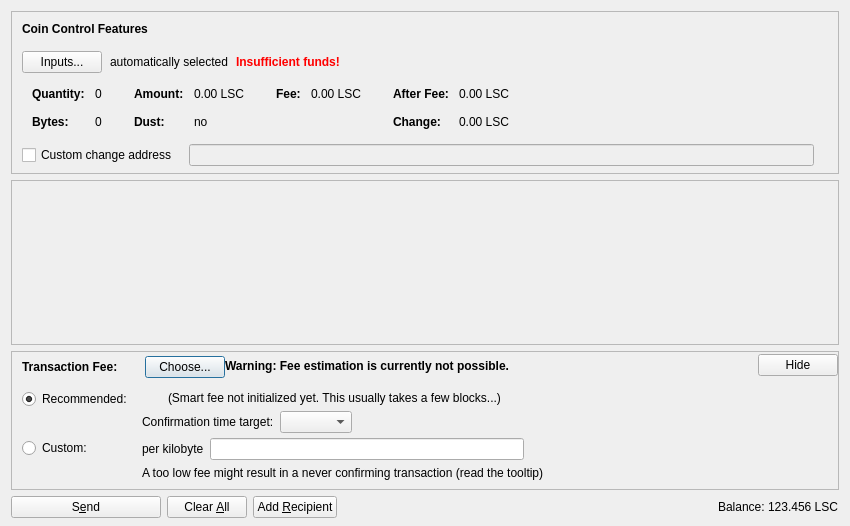
<?xml version="1.0" encoding="UTF-8"?>
<ui version="4.0">
 <class>SendCoinsDialog</class>
 <widget class="QDialog" name="SendCoinsDialog">
  <property name="geometry">
   <rect>
    <x>0</x>
    <y>0</y>
    <width>850</width>
    <height>526</height>
   </rect>
  </property>
  <property name="windowTitle">
   <string>Send Coins</string>
  </property>
  <layout class="QVBoxLayout" name="verticalLayout" stretch="0,1,0,0">
   <property name="bottomMargin">
    <number>8</number>
   </property>
   <item>
    <widget class="QFrame" name="frameCoinControl">
     <property name="sizePolicy">
      <sizepolicy hsizetype="Expanding" vsizetype="Expanding">
       <horstretch>0</horstretch>
       <verstretch>0</verstretch>
      </sizepolicy>
     </property>
     <property name="maximumSize">
      <size>
       <width>16777215</width>
       <height>16777215</height>
      </size>
     </property>
     <property name="frameShape">
      <enum>QFrame::StyledPanel</enum>
     </property>
     <property name="frameShadow">
      <enum>QFrame::Sunken</enum>
     </property>
     <layout class="QVBoxLayout" name="verticalLayoutCoinControl2">
      <property name="spacing">
       <number>0</number>
      </property>
      <property name="leftMargin">
       <number>0</number>
      </property>
      <property name="topMargin">
       <number>0</number>
      </property>
      <property name="rightMargin">
       <number>0</number>
      </property>
      <property name="bottomMargin">
       <number>6</number>
      </property>
      <item>
       <layout class="QVBoxLayout" name="verticalLayoutCoinControl" stretch="0,0,0,0,1">
        <property name="spacing">
         <number>0</number>
        </property>
        <property name="leftMargin">
         <number>10</number>
        </property>
        <property name="topMargin">
         <number>10</number>
        </property>
        <item>
         <layout class="QHBoxLayout" name="horizontalLayoutCoinControl1">
          <property name="bottomMargin">
           <number>15</number>
          </property>
          <item>
           <widget class="QLabel" name="labelCoinControlFeatures">
            <property name="sizePolicy">
             <sizepolicy hsizetype="Preferred" vsizetype="Maximum">
              <horstretch>0</horstretch>
              <verstretch>0</verstretch>
             </sizepolicy>
            </property>
            <property name="font">
             <font>
              <weight>75</weight>
              <bold>true</bold>
             </font>
            </property>
            <property name="styleSheet">
             <string notr="true">font-weight:bold;</string>
            </property>
            <property name="text">
             <string>Coin Control Features</string>
            </property>
           </widget>
          </item>
         </layout>
        </item>
        <item>
         <layout class="QHBoxLayout" name="horizontalLayoutCoinControl2" stretch="0,0,0,0">
          <property name="spacing">
           <number>8</number>
          </property>
          <property name="bottomMargin">
           <number>10</number>
          </property>
          <item>
           <widget class="QPushButton" name="pushButtonCoinControl">
            <property name="styleSheet">
             <string notr="true"/>
            </property>
            <property name="text">
             <string>Inputs...</string>
            </property>
            <property name="autoDefault">
             <bool>false</bool>
            </property>
           </widget>
          </item>
          <item>
           <widget class="QLabel" name="labelCoinControlAutomaticallySelected">
            <property name="text">
             <string>automatically selected</string>
            </property>
            <property name="margin">
             <number>5</number>
            </property>
           </widget>
          </item>
          <item>
           <widget class="QLabel" name="labelCoinControlInsuffFunds">
            <property name="font">
             <font>
              <weight>75</weight>
              <bold>true</bold>
             </font>
            </property>
            <property name="styleSheet">
             <string notr="true">color:red;font-weight:bold;</string>
            </property>
            <property name="text">
             <string>Insufficient funds!</string>
            </property>
            <property name="margin">
             <number>5</number>
            </property>
           </widget>
          </item>
          <item>
           <spacer name="horizontalSpacerCoinControl">
            <property name="orientation">
             <enum>Qt::Horizontal</enum>
            </property>
            <property name="sizeHint" stdset="0">
             <size>
              <width>40</width>
              <height>1</height>
             </size>
            </property>
           </spacer>
          </item>
         </layout>
        </item>
        <item>
         <widget class="QWidget" name="widgetCoinControl" native="true">
          <property name="sizePolicy">
           <sizepolicy hsizetype="Preferred" vsizetype="Preferred">
            <horstretch>0</horstretch>
            <verstretch>0</verstretch>
           </sizepolicy>
          </property>
          <property name="minimumSize">
           <size>
            <width>0</width>
            <height>0</height>
           </size>
          </property>
          <property name="styleSheet">
           <string notr="true"/>
          </property>
          <layout class="QHBoxLayout" name="horizontalLayoutCoinControl5">
           <property name="leftMargin">
            <number>0</number>
           </property>
           <property name="topMargin">
            <number>0</number>
           </property>
           <property name="rightMargin">
            <number>0</number>
           </property>
           <property name="bottomMargin">
            <number>0</number>
           </property>
           <item>
            <layout class="QHBoxLayout" name="horizontalLayoutCoinControl3" stretch="0,0,0,1">
             <property name="spacing">
              <number>20</number>
             </property>
             <property name="topMargin">
              <number>0</number>
             </property>
             <property name="bottomMargin">
              <number>10</number>
             </property>
             <item>
              <layout class="QFormLayout" name="formLayoutCoinControl1">
               <property name="horizontalSpacing">
                <number>10</number>
               </property>
               <property name="verticalSpacing">
                <number>14</number>
               </property>
               <property name="leftMargin">
                <number>10</number>
               </property>
               <property name="topMargin">
                <number>4</number>
               </property>
               <property name="rightMargin">
                <number>6</number>
               </property>
               <item row="0" column="0">
                <widget class="QLabel" name="labelCoinControlQuantityText">
                 <property name="font">
                  <font>
                   <weight>75</weight>
                   <bold>true</bold>
                  </font>
                 </property>
                 <property name="text">
                  <string>Quantity:</string>
                 </property>
                 <property name="margin">
                  <number>0</number>
                 </property>
                </widget>
               </item>
               <item row="0" column="1">
                <widget class="QLabel" name="labelCoinControlQuantity">
                 <property name="cursor">
                  <cursorShape>IBeamCursor</cursorShape>
                 </property>
                 <property name="contextMenuPolicy">
                  <enum>Qt::ActionsContextMenu</enum>
                 </property>
                 <property name="text">
                  <string notr="true">0</string>
                 </property>
                 <property name="margin">
                  <number>0</number>
                 </property>
                 <property name="textInteractionFlags">
                  <set>Qt::LinksAccessibleByMouse|Qt::TextSelectableByKeyboard|Qt::TextSelectableByMouse</set>
                 </property>
                </widget>
               </item>
               <item row="1" column="0">
                <widget class="QLabel" name="labelCoinControlBytesText">
                 <property name="font">
                  <font>
                   <weight>75</weight>
                   <bold>true</bold>
                  </font>
                 </property>
                 <property name="text">
                  <string>Bytes:</string>
                 </property>
                </widget>
               </item>
               <item row="1" column="1">
                <widget class="QLabel" name="labelCoinControlBytes">
                 <property name="cursor">
                  <cursorShape>IBeamCursor</cursorShape>
                 </property>
                 <property name="contextMenuPolicy">
                  <enum>Qt::ActionsContextMenu</enum>
                 </property>
                 <property name="text">
                  <string notr="true">0</string>
                 </property>
                 <property name="textInteractionFlags">
                  <set>Qt::LinksAccessibleByMouse|Qt::TextSelectableByKeyboard|Qt::TextSelectableByMouse</set>
                 </property>
                </widget>
               </item>
              </layout>
             </item>
             <item>
              <layout class="QFormLayout" name="formLayoutCoinControl2">
               <property name="horizontalSpacing">
                <number>10</number>
               </property>
               <property name="verticalSpacing">
                <number>14</number>
               </property>
               <property name="leftMargin">
                <number>6</number>
               </property>
               <property name="topMargin">
                <number>4</number>
               </property>
               <property name="rightMargin">
                <number>6</number>
               </property>
               <item row="0" column="0">
                <widget class="QLabel" name="labelCoinControlAmountText">
                 <property name="font">
                  <font>
                   <weight>75</weight>
                   <bold>true</bold>
                  </font>
                 </property>
                 <property name="text">
                  <string>Amount:</string>
                 </property>
                 <property name="margin">
                  <number>0</number>
                 </property>
                </widget>
               </item>
               <item row="0" column="1">
                <widget class="QLabel" name="labelCoinControlAmount">
                 <property name="cursor">
                  <cursorShape>IBeamCursor</cursorShape>
                 </property>
                 <property name="contextMenuPolicy">
                  <enum>Qt::ActionsContextMenu</enum>
                 </property>
                 <property name="text">
                  <string notr="true">0.00 LSC</string>
                 </property>
                 <property name="textInteractionFlags">
                  <set>Qt::LinksAccessibleByMouse|Qt::TextSelectableByKeyboard|Qt::TextSelectableByMouse</set>
                 </property>
                </widget>
               </item>
               <item row="1" column="0">
                <widget class="QLabel" name="labelCoinControlLowOutputText">
                 <property name="font">
                  <font>
                   <weight>75</weight>
                   <bold>true</bold>
                  </font>
                 </property>
                 <property name="text">
                  <string>Dust:</string>
                 </property>
                </widget>
               </item>
               <item row="1" column="1">
                <widget class="QLabel" name="labelCoinControlLowOutput">
                 <property name="cursor">
                  <cursorShape>IBeamCursor</cursorShape>
                 </property>
                 <property name="contextMenuPolicy">
                  <enum>Qt::ActionsContextMenu</enum>
                 </property>
                 <property name="text">
                  <string notr="true">no</string>
                 </property>
                 <property name="textInteractionFlags">
                  <set>Qt::LinksAccessibleByMouse|Qt::TextSelectableByKeyboard|Qt::TextSelectableByMouse</set>
                 </property>
                </widget>
               </item>
              </layout>
             </item>
             <item>
              <layout class="QFormLayout" name="formLayoutCoinControl3">
               <property name="horizontalSpacing">
                <number>10</number>
               </property>
               <property name="verticalSpacing">
                <number>14</number>
               </property>
               <property name="leftMargin">
                <number>6</number>
               </property>
               <property name="topMargin">
                <number>4</number>
               </property>
               <property name="rightMargin">
                <number>6</number>
               </property>
               <item row="0" column="0">
                <widget class="QLabel" name="labelCoinControlFeeText">
                 <property name="font">
                  <font>
                   <weight>75</weight>
                   <bold>true</bold>
                  </font>
                 </property>
                 <property name="text">
                  <string>Fee:</string>
                 </property>
                 <property name="margin">
                  <number>0</number>
                 </property>
                </widget>
               </item>
               <item row="0" column="1">
                <widget class="QLabel" name="labelCoinControlFee">
                 <property name="cursor">
                  <cursorShape>IBeamCursor</cursorShape>
                 </property>
                 <property name="contextMenuPolicy">
                  <enum>Qt::ActionsContextMenu</enum>
                 </property>
                 <property name="text">
                  <string notr="true">0.00 LSC</string>
                 </property>
                 <property name="textInteractionFlags">
                  <set>Qt::LinksAccessibleByMouse|Qt::TextSelectableByKeyboard|Qt::TextSelectableByMouse</set>
                 </property>
                </widget>
               </item>
              </layout>
             </item>
             <item>
              <layout class="QFormLayout" name="formLayoutCoinControl4">
               <property name="horizontalSpacing">
                <number>10</number>
               </property>
               <property name="verticalSpacing">
                <number>14</number>
               </property>
               <property name="leftMargin">
                <number>6</number>
               </property>
               <property name="topMargin">
                <number>4</number>
               </property>
               <property name="rightMargin">
                <number>6</number>
               </property>
               <item row="0" column="0">
                <widget class="QLabel" name="labelCoinControlAfterFeeText">
                 <property name="font">
                  <font>
                   <weight>75</weight>
                   <bold>true</bold>
                  </font>
                 </property>
                 <property name="text">
                  <string>After Fee:</string>
                 </property>
                 <property name="margin">
                  <number>0</number>
                 </property>
                </widget>
               </item>
               <item row="0" column="1">
                <widget class="QLabel" name="labelCoinControlAfterFee">
                 <property name="cursor">
                  <cursorShape>IBeamCursor</cursorShape>
                 </property>
                 <property name="contextMenuPolicy">
                  <enum>Qt::ActionsContextMenu</enum>
                 </property>
                 <property name="text">
                  <string notr="true">0.00 LSC</string>
                 </property>
                 <property name="textInteractionFlags">
                  <set>Qt::LinksAccessibleByMouse|Qt::TextSelectableByKeyboard|Qt::TextSelectableByMouse</set>
                 </property>
                </widget>
               </item>
               <item row="1" column="0">
                <widget class="QLabel" name="labelCoinControlChangeText">
                 <property name="font">
                  <font>
                   <weight>75</weight>
                   <bold>true</bold>
                  </font>
                 </property>
                 <property name="text">
                  <string>Change:</string>
                 </property>
                </widget>
               </item>
               <item row="1" column="1">
                <widget class="QLabel" name="labelCoinControlChange">
                 <property name="cursor">
                  <cursorShape>IBeamCursor</cursorShape>
                 </property>
                 <property name="contextMenuPolicy">
                  <enum>Qt::ActionsContextMenu</enum>
                 </property>
                 <property name="text">
                  <string notr="true">0.00 LSC</string>
                 </property>
                 <property name="textInteractionFlags">
                  <set>Qt::LinksAccessibleByMouse|Qt::TextSelectableByKeyboard|Qt::TextSelectableByMouse</set>
                 </property>
                </widget>
               </item>
              </layout>
             </item>
            </layout>
           </item>
          </layout>
         </widget>
        </item>
        <item>
         <layout class="QHBoxLayout" name="horizontalLayoutCoinControl4" stretch="0,0,0">
          <property name="spacing">
           <number>12</number>
          </property>
          <property name="sizeConstraint">
           <enum>QLayout::SetDefaultConstraint</enum>
          </property>
          <property name="topMargin">
           <number>5</number>
          </property>
          <property name="rightMargin">
           <number>5</number>
          </property>
          <item>
           <widget class="QCheckBox" name="checkBoxCoinControlChange">
            <property name="toolTip">
             <string>If this is activated, but the change address is empty or invalid, change will be sent to a newly generated address.</string>
            </property>
            <property name="text">
             <string>Custom change address</string>
            </property>
           </widget>
          </item>
          <item>
           <widget class="QValidatedLineEdit" name="lineEditCoinControlChange">
            <property name="enabled">
             <bool>false</bool>
            </property>
            <property name="sizePolicy">
             <sizepolicy hsizetype="Expanding" vsizetype="Fixed">
              <horstretch>0</horstretch>
              <verstretch>0</verstretch>
             </sizepolicy>
            </property>
           </widget>
          </item>
          <item>
           <widget class="QLabel" name="labelCoinControlChangeLabel">
            <property name="sizePolicy">
             <sizepolicy hsizetype="Preferred" vsizetype="Expanding">
              <horstretch>0</horstretch>
              <verstretch>0</verstretch>
             </sizepolicy>
            </property>
            <property name="minimumSize">
             <size>
              <width>0</width>
              <height>0</height>
             </size>
            </property>
            <property name="text">
             <string/>
            </property>
            <property name="margin">
             <number>3</number>
            </property>
           </widget>
          </item>
         </layout>
        </item>
        <item>
         <spacer name="verticalSpacerCoinControl">
          <property name="orientation">
           <enum>Qt::Vertical</enum>
          </property>
          <property name="sizeHint" stdset="0">
           <size>
            <width>800</width>
            <height>1</height>
           </size>
          </property>
         </spacer>
        </item>
       </layout>
      </item>
     </layout>
    </widget>
   </item>
   <item>
    <widget class="QScrollArea" name="scrollArea">
     <property name="widgetResizable">
      <bool>true</bool>
     </property>
     <widget class="QWidget" name="scrollAreaWidgetContents">
      <property name="geometry">
       <rect>
        <x>0</x>
        <y>0</y>
        <width>830</width>
        <height>104</height>
       </rect>
      </property>
      <layout class="QVBoxLayout" name="verticalLayout_2" stretch="0,1">
       <property name="leftMargin">
        <number>0</number>
       </property>
       <property name="topMargin">
        <number>0</number>
       </property>
       <property name="rightMargin">
        <number>0</number>
       </property>
       <property name="bottomMargin">
        <number>0</number>
       </property>
       <item>
        <layout class="QVBoxLayout" name="entries">
         <property name="spacing">
          <number>6</number>
         </property>
        </layout>
       </item>
       <item>
        <spacer name="verticalSpacer">
         <property name="orientation">
          <enum>Qt::Vertical</enum>
         </property>
         <property name="sizeHint" stdset="0">
          <size>
           <width>20</width>
           <height>40</height>
          </size>
         </property>
        </spacer>
       </item>
      </layout>
     </widget>
    </widget>
   </item>
   <item>
    <widget class="QFrame" name="frameFee">
     <property name="sizePolicy">
      <sizepolicy hsizetype="Expanding" vsizetype="Expanding">
       <horstretch>0</horstretch>
       <verstretch>0</verstretch>
      </sizepolicy>
     </property>
     <property name="maximumSize">
      <size>
       <width>16777215</width>
       <height>16777215</height>
      </size>
     </property>
     <property name="frameShape">
      <enum>QFrame::StyledPanel</enum>
     </property>
     <property name="frameShadow">
      <enum>QFrame::Sunken</enum>
     </property>
     <layout class="QVBoxLayout" name="verticalLayoutFee1">
      <property name="spacing">
       <number>0</number>
      </property>
      <property name="leftMargin">
       <number>0</number>
      </property>
      <property name="topMargin">
       <number>0</number>
      </property>
      <property name="rightMargin">
       <number>0</number>
      </property>
      <property name="bottomMargin">
       <number>0</number>
      </property>
      <item>
       <layout class="QVBoxLayout" name="verticalLayoutFee2" stretch="0,0,0">
        <property name="spacing">
         <number>0</number>
        </property>
        <property name="leftMargin">
         <number>10</number>
        </property>
        <property name="topMargin">
         <number>0</number>
        </property>
        <item>
         <layout class="QHBoxLayout" name="horizontalLayoutFee1">
          <property name="bottomMargin">
           <number>0</number>
          </property>
          <item>
           <layout class="QVBoxLayout" name="verticalLayoutFee7">
            <property name="spacing">
             <number>0</number>
            </property>
            <item>
             <spacer name="verticalSpacerSmartFee">
              <property name="orientation">
               <enum>Qt::Vertical</enum>
              </property>
              <property name="sizeType">
               <enum>QSizePolicy::Fixed</enum>
              </property>
              <property name="sizeHint" stdset="0">
               <size>
                <width>1</width>
                <height>4</height>
               </size>
              </property>
             </spacer>
            </item>
            <item>
             <layout class="QHBoxLayout" name="horizontalLayoutSmartFee">
              <property name="spacing">
               <number>10</number>
              </property>
              <item>
               <widget class="QLabel" name="labelFeeHeadline">
                <property name="sizePolicy">
                 <sizepolicy hsizetype="Preferred" vsizetype="Maximum">
                  <horstretch>0</horstretch>
                  <verstretch>0</verstretch>
                 </sizepolicy>
                </property>
                <property name="font">
                 <font>
                  <weight>75</weight>
                  <bold>true</bold>
                 </font>
                </property>
                <property name="styleSheet">
                 <string notr="true">font-weight:bold;</string>
                </property>
                <property name="text">
                 <string>Transaction Fee:</string>
                </property>
               </widget>
              </item>
              <item>
               <widget class="QLabel" name="labelFeeMinimized">
                <property name="text">
                 <string/>
                </property>
               </widget>
              </item>
              <item>
               <widget class="QPushButton" name="buttonChooseFee">
                <property name="text">
                 <string>Choose...</string>
                </property>
               </widget>
              </item>
             </layout>
            </item>
            <item>
             <spacer name="verticalSpacer_5">
              <property name="orientation">
               <enum>Qt::Vertical</enum>
              </property>
              <property name="sizeHint" stdset="0">
               <size>
                <width>1</width>
                <height>1</height>
               </size>
              </property>
             </spacer>
            </item>
           </layout>
          </item>
          <item>
           <widget class="QLabel" name="fallbackFeeWarningLabel">
            <property name="toolTip">
             <string>Using the fallbackfee can result in sending a transaction that will take several hours or days (or never) to confirm. Consider choosing your fee manually or wait until you have validated the complete chain.</string>
            </property>
            <property name="font">
            <font>
                <weight>75</weight>
                <bold>true</bold>
            </font>
            </property>
            <property name="text">
             <string>Warning: Fee estimation is currently not possible.</string>
            </property>
            <property name="wordWrap">
             <bool>false</bool>
            </property>
           </widget>
          </item>
          <item>
           <spacer name="horizontalSpacer_4">
            <property name="orientation">
             <enum>Qt::Horizontal</enum>
            </property>
            <property name="sizeType">
             <enum>QSizePolicy::MinimumExpanding</enum>
            </property>
            <property name="sizeHint" stdset="0">
             <size>
              <width>40</width>
              <height>20</height>
             </size>
            </property>
           </spacer>
          </item>
          <item>
           <widget class="QPushButton" name="buttonMinimizeFee">
            <property name="toolTip">
             <string>collapse fee-settings</string>
            </property>
            <property name="text">
             <string>Hide</string>
            </property>
           </widget>
          </item>
         </layout>
        </item>
        <item>
         <widget class="QFrame" name="frameFeeSelection">
          <layout class="QVBoxLayout" name="verticalLayoutFee12">
           <property name="spacing">
            <number>0</number>
           </property>
           <property name="leftMargin">
            <number>0</number>
           </property>
           <property name="topMargin">
            <number>0</number>
           </property>
           <property name="rightMargin">
            <number>0</number>
           </property>
           <property name="bottomMargin">
            <number>0</number>
           </property>
           <item>
            <layout class="QGridLayout" name="gridLayoutFee">
             <property name="topMargin">
              <number>10</number>
             </property>
             <property name="bottomMargin">
              <number>4</number>
             </property>
             <property name="horizontalSpacing">
              <number>10</number>
             </property>
             <property name="verticalSpacing">
              <number>4</number>
             </property>
             <item row="1" column="1">
              <layout class="QVBoxLayout" name="verticalLayoutFee8">
               <property name="spacing">
                <number>6</number>
               </property>
               <item>
                <layout class="QHBoxLayout" name="horizontalLayoutFee13">
                 <item>
                  <widget class="QLabel" name="labelCustomPerKilobyte">
                   <property name="toolTip">
                    <string>Specify a custom fee per kB (1,000 bytes) of the transaction's virtual size.

Note:  Since the fee is calculated on a per-byte basis, a fee of "100 satoshis per kB" for a transaction size of 500 bytes (half of 1 kB) would ultimately yield a fee of only 50 satoshis.</string>
                   </property>
                   <property name="text">
                    <string>per kilobyte</string>
                   </property>
                  </widget>
                 </item>
                 <item>
                  <widget class="BitcoinAmountField" name="customFee"/>
                 </item>
                 <item>
                  <spacer name="horizontalSpacer_6">
                   <property name="orientation">
                    <enum>Qt::Horizontal</enum>
                   </property>
                   <property name="sizeHint" stdset="0">
                    <size>
                     <width>1</width>
                     <height>1</height>
                    </size>
                   </property>
                  </spacer>
                 </item>
                </layout>
               </item>
               <item>
                <layout class="QHBoxLayout" name="horizontalLayoutFee8">
                 <item>
                  <widget class="QLabel" name="labelCustomFeeWarning">
                   <property name="enabled">
                    <bool>true</bool>
                   </property>
                   <property name="toolTip">
                    <string>When there is less transaction volume than space in the blocks, miners as well as relaying nodes may enforce a minimum fee. Paying only this minimum fee is just fine, but be aware that this can result in a never confirming transaction once there is more demand for lissomcoin transactions than the network can process.</string>
                   </property>
                   <property name="text">
                    <string>A too low fee might result in a never confirming transaction (read the tooltip)</string>
                   </property>
                  </widget>
                 </item>
                 <item>
                  <spacer name="horizontalSpacer_2">
                   <property name="orientation">
                    <enum>Qt::Horizontal</enum>
                   </property>
                   <property name="sizeHint" stdset="0">
                    <size>
                     <width>1</width>
                     <height>1</height>
                    </size>
                   </property>
                  </spacer>
                 </item>
                </layout>
               </item>
              </layout>
             </item>
             <item row="0" column="0">
              <layout class="QVBoxLayout" name="verticalLayoutFee4" stretch="0,1">
               <item>
                <widget class="QRadioButton" name="radioSmartFee">
                 <property name="text">
                  <string>Recommended:</string>
                 </property>
                 <property name="checked">
                  <bool>true</bool>
                 </property>
                 <attribute name="buttonGroup">
                  <string notr="true">groupFee</string>
                 </attribute>
                </widget>
               </item>
               <item>
                <spacer name="verticalSpacer_2">
                 <property name="orientation">
                  <enum>Qt::Vertical</enum>
                 </property>
                 <property name="sizeHint" stdset="0">
                  <size>
                   <width>1</width>
                   <height>1</height>
                  </size>
                 </property>
                </spacer>
               </item>
              </layout>
             </item>
             <item row="1" column="0">
              <layout class="QVBoxLayout" name="verticalLayoutFee9" stretch="0,1">
               <item>
                <widget class="QRadioButton" name="radioCustomFee">
                 <property name="text">
                  <string>Custom:</string>
                 </property>
                 <attribute name="buttonGroup">
                  <string notr="true">groupFee</string>
                 </attribute>
                </widget>
               </item>
               <item>
                <spacer name="verticalSpacer_6">
                 <property name="orientation">
                  <enum>Qt::Vertical</enum>
                 </property>
                 <property name="sizeHint" stdset="0">
                  <size>
                   <width>1</width>
                   <height>1</height>
                  </size>
                 </property>
                </spacer>
               </item>
              </layout>
             </item>
             <item row="0" column="1">
              <layout class="QVBoxLayout" name="verticalLayoutFee3" stretch="0,0,1">
               <property name="spacing">
                <number>6</number>
               </property>
               <property name="topMargin">
                <number>2</number>
               </property>
               <item>
                <layout class="QHBoxLayout" name="horizontalLayoutFee12">
                 <item>
                  <widget class="QLabel" name="labelSmartFee">
                   <property name="text">
                    <string/>
                   </property>
                  </widget>
                 </item>
                 <item>
                  <widget class="QLabel" name="labelFeeEstimation">
                   <property name="text">
                    <string/>
                   </property>
                  </widget>
                 </item>
                 <item>
                  <widget class="QLabel" name="labelSmartFee2">
                   <property name="text">
                    <string>(Smart fee not initialized yet. This usually takes a few blocks...)</string>
                   </property>
                  </widget>
                 </item>
                 <item>
                  <spacer name="horizontalSpacer_5">
                   <property name="orientation">
                    <enum>Qt::Horizontal</enum>
                   </property>
                   <property name="sizeHint" stdset="0">
                    <size>
                     <width>1</width>
                     <height>1</height>
                    </size>
                   </property>
                  </spacer>
                 </item>
                </layout>
               </item>
               <item>
                <layout class="QHBoxLayout" name="horizontalLayoutFee9">
                 <item>
                  <layout class="QVBoxLayout" name="verticalLayoutFee6">
                   <item>
                    <widget class="QLabel" name="labelSmartFee3">
                     <property name="text">
                      <string>Confirmation time target:</string>
                     </property>
                    </widget>
                   </item>
                  </layout>
                 </item>
                 <item>
                  <layout class="QVBoxLayout" name="verticalLayoutFee5">
                   <property name="rightMargin">
                    <number>30</number>
                   </property>
                   <item>
                    <layout class="QHBoxLayout" name="horizontalLayoutConfTarget">
                     <property name="bottomMargin">
                      <number>0</number>
                     </property>
                     <item>
                      <widget class="QComboBox" name="confTargetSelector"/>
                     </item>
                     <item>
                      <spacer name="horizontalSpacerConfTarget">
                       <property name="orientation">
                        <enum>Qt::Horizontal</enum>
                       </property>
                       <property name="sizeHint" stdset="0">
                        <size>
                         <width>40</width>
                         <height>20</height>
                        </size>
                       </property>
                      </spacer>
                     </item>
                    </layout>
                   </item>
                  </layout>
                 </item>
                </layout>
               </item>
               <item>
                <spacer name="verticalSpacer_4">
                 <property name="orientation">
                  <enum>Qt::Vertical</enum>
                 </property>
                 <property name="sizeHint" stdset="0">
                  <size>
                   <width>1</width>
                   <height>1</height>
                  </size>
                 </property>
                </spacer>
               </item>
              </layout>
             </item>
            </layout>
           </item>
          </layout>
         </widget>
        </item>
        <item>
         <spacer name="verticalSpacerFee">
          <property name="orientation">
           <enum>Qt::Vertical</enum>
          </property>
          <property name="sizeHint" stdset="0">
           <size>
            <width>40</width>
            <height>5</height>
           </size>
          </property>
         </spacer>
        </item>
       </layout>
      </item>
     </layout>
    </widget>
   </item>
   <item>
    <layout class="QHBoxLayout" name="horizontalLayout">
     <item>
      <widget class="QPushButton" name="sendButton">
       <property name="minimumSize">
        <size>
         <width>150</width>
         <height>0</height>
        </size>
       </property>
       <property name="toolTip">
        <string>Confirm the send action</string>
       </property>
       <property name="text">
        <string>S&amp;end</string>
       </property>
       <property name="icon">
        <iconset resource="../bitcoin.qrc">
         <normaloff>:/icons/send</normaloff>:/icons/send</iconset>
       </property>
       <property name="autoDefault">
        <bool>false</bool>
       </property>
       <property name="default">
        <bool>false</bool>
       </property>
      </widget>
     </item>
     <item>
      <widget class="QPushButton" name="clearButton">
       <property name="sizePolicy">
        <sizepolicy hsizetype="Minimum" vsizetype="Fixed">
         <horstretch>0</horstretch>
         <verstretch>0</verstretch>
        </sizepolicy>
       </property>
       <property name="toolTip">
        <string>Clear all fields of the form.</string>
       </property>
       <property name="text">
        <string>Clear &amp;All</string>
       </property>
       <property name="icon">
        <iconset resource="../bitcoin.qrc">
         <normaloff>:/icons/remove</normaloff>:/icons/remove</iconset>
       </property>
       <property name="autoDefault">
        <bool>false</bool>
       </property>
      </widget>
     </item>
     <item>
      <widget class="QPushButton" name="addButton">
       <property name="toolTip">
        <string>Send to multiple recipients at once</string>
       </property>
       <property name="text">
        <string>Add &amp;Recipient</string>
       </property>
       <property name="icon">
        <iconset resource="../bitcoin.qrc">
         <normaloff>:/icons/add</normaloff>:/icons/add</iconset>
       </property>
       <property name="autoDefault">
        <bool>false</bool>
       </property>
      </widget>
     </item>
     <item>
      <spacer name="horizontalSpacer">
       <property name="orientation">
        <enum>Qt::Horizontal</enum>
       </property>
       <property name="sizeHint" stdset="0">
        <size>
         <width>40</width>
         <height>20</height>
        </size>
       </property>
      </spacer>
     </item>
     <item>
      <layout class="QHBoxLayout" name="horizontalLayout_2">
       <property name="spacing">
        <number>3</number>
       </property>
       <item>
        <widget class="QLabel" name="label">
         <property name="sizePolicy">
          <sizepolicy hsizetype="Preferred" vsizetype="Fixed">
           <horstretch>0</horstretch>
           <verstretch>0</verstretch>
          </sizepolicy>
         </property>
         <property name="text">
          <string>Balance:</string>
         </property>
        </widget>
       </item>
       <item>
        <widget class="QLabel" name="labelBalance">
         <property name="sizePolicy">
          <sizepolicy hsizetype="Preferred" vsizetype="Fixed">
           <horstretch>0</horstretch>
           <verstretch>0</verstretch>
          </sizepolicy>
         </property>
         <property name="cursor">
          <cursorShape>IBeamCursor</cursorShape>
         </property>
         <property name="text">
          <string notr="true">123.456 LSC</string>
         </property>
         <property name="textInteractionFlags">
          <set>Qt::LinksAccessibleByMouse|Qt::TextSelectableByKeyboard|Qt::TextSelectableByMouse</set>
         </property>
        </widget>
       </item>
      </layout>
     </item>
    </layout>
   </item>
  </layout>
 </widget>
 <customwidgets>
  <customwidget>
   <class>QValidatedLineEdit</class>
   <extends>QLineEdit</extends>
   <header>qt/qvalidatedlineedit.h</header>
  </customwidget>
  <customwidget>
   <class>BitcoinAmountField</class>
   <extends>QLineEdit</extends>
   <header>qt/bitcoinamountfield.h</header>
   <container>1</container>
  </customwidget>
 </customwidgets>
 <resources>
  <include location="../bitcoin.qrc"/>
 </resources>
 <connections/>
 <buttongroups>
  <buttongroup name="groupFee"/>
 </buttongroups>
</ui>
